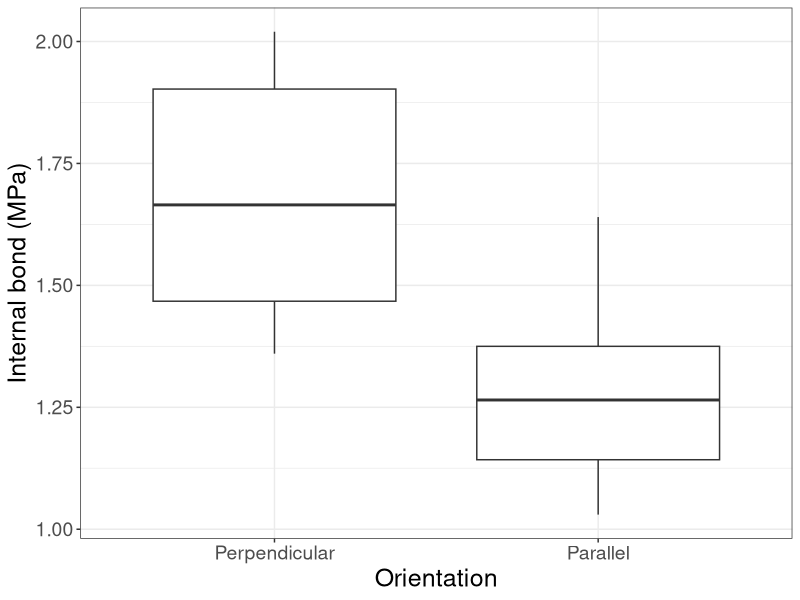
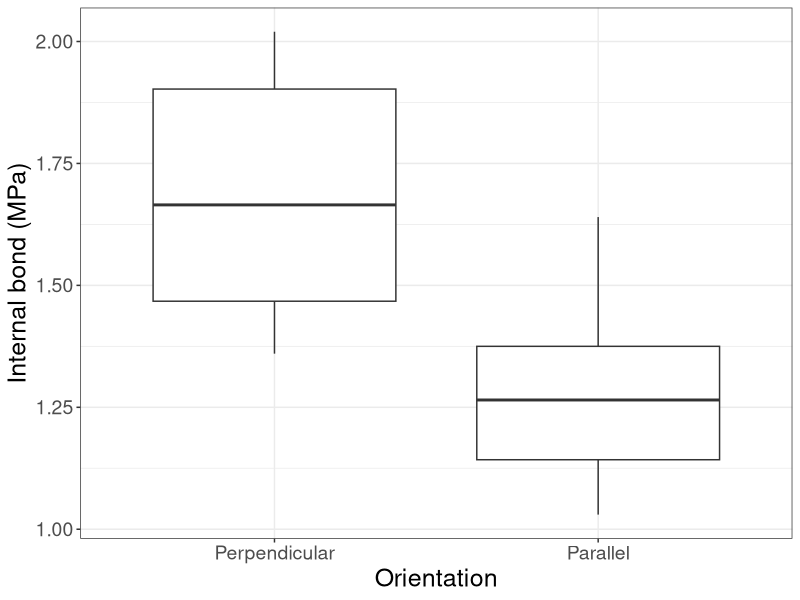

Write the R code that produced these figures, in order.
# Boxplot on plywood data
# Jeffrey C. Oliver
# jcoliver@email.arizona.edu
# 2021-02-23

################################################################################
library(dplyr)
library(ggplot2)

# Plywood strength data from https://data.mendeley.com/datasets/hkgstm9sxg/1
plywood <- read.csv(file = "data/Plywood_Data.csv")

# For our purposes, only want those with internal fiber
fiber_internal <- plywood %>%
  filter(position == "internal")

# Get mean and SE for two types
plywood_summary <- fiber_internal %>%
  group_by(fiber) %>%
  summarize(mean_IB = mean(IB),
            se_IB = sd(IB)/sqrt(n()))
plywood_summary

# Plot the data
plywood_plot <- ggplot(data = fiber_internal, 
                       mapping = aes(x = fiber, y = IB)) +
  geom_boxplot() +
  ylab(label = "Internal bond (MPa)") +
  xlab(label = "Orientation") +
  scale_x_discrete(labels = c("Cross" = "Perpendicular",
                              "Parallel" = "Parallel")) +
  theme_bw() +
  theme(axis.text = element_text(size = 14),
        axis.title = element_text(size = 18))
print(plywood_plot)

ggsave(filename = "output/boxplot-plywood.png", plot = plywood_plot)
